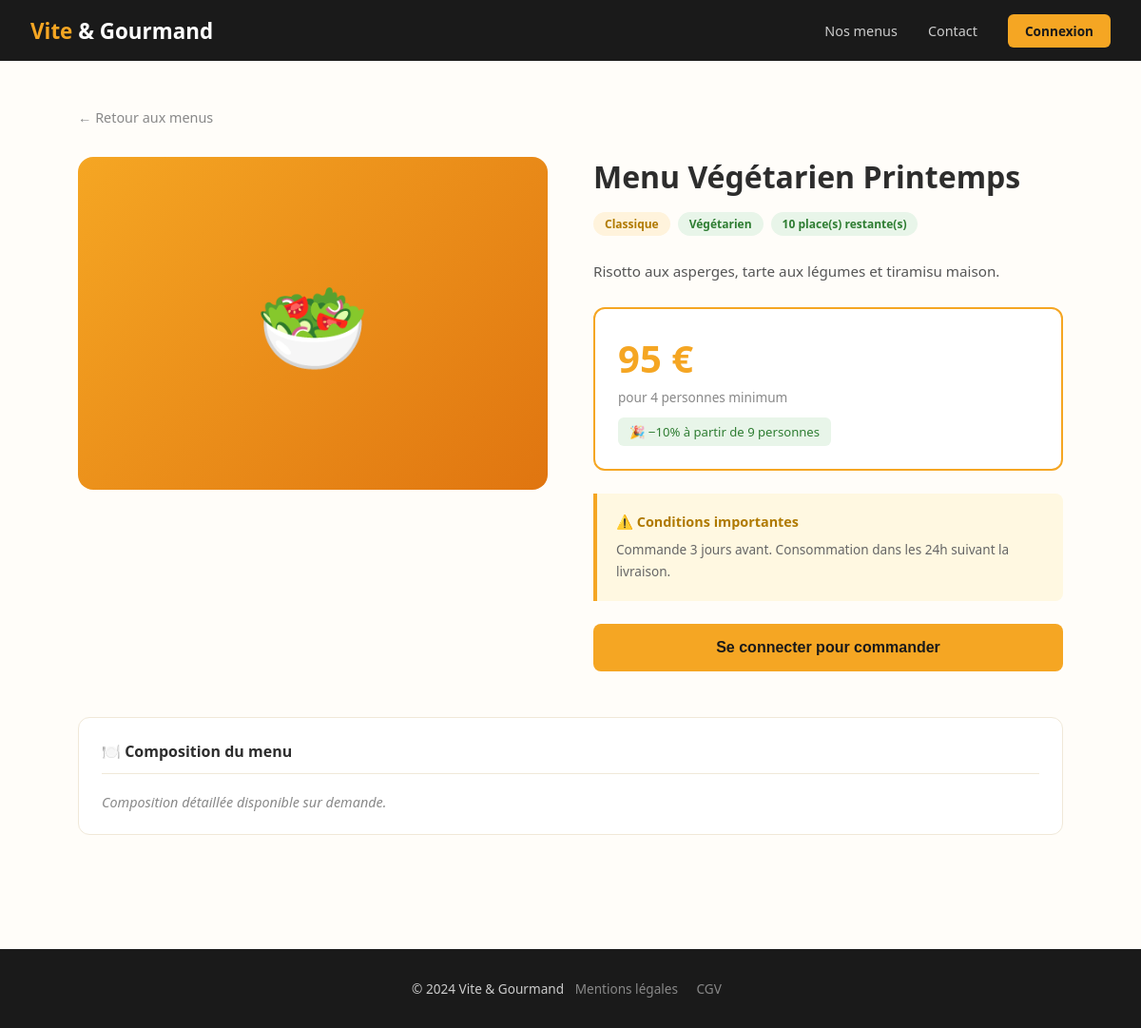
The page /detail-menu.php?id=4 on the database its author committed.
### tables this page shows
CREATE TABLE `menu` (
  `menu_id` int(11) NOT NULL,
  `titre` varchar(100) DEFAULT NULL,
  `description` text DEFAULT NULL,
  `prix` double DEFAULT NULL,
  `nb_personne_minimum` int(11) DEFAULT NULL,
  `quantite_restante` int(11) DEFAULT NULL,
  `theme_id` int(11) DEFAULT NULL,
  `regime_id` int(11) DEFAULT NULL,
  `conditions` text DEFAULT NULL
);

CREATE TABLE `theme` (
  `theme_id` int(11) NOT NULL,
  `libelle` varchar(50) DEFAULT NULL
);

CREATE TABLE `regime` (
  `regime_id` int(11) NOT NULL,
  `libelle` varchar(50) DEFAULT NULL
);

### detail-menu.php (the view, shortened to what this page needs)
<?php
require_once 'config.php';
$id = isset($_GET['id']) ? (int)$_GET['id'] : 1;
$stmt = $pdo->prepare("SELECT m.*, t.libelle as theme, r.libelle as regime
                        FROM menu m
                        JOIN theme t ON m.theme_id = t.theme_id
                        JOIN regime r ON m.regime_id = r.regime_id
                        WHERE m.menu_id = ?");
$stmt->execute([$id]);
$menu = $stmt->fetch();
$stmt2 = $pdo->prepare("SELECT p.*, GROUP_CONCAT(a.libelle SEPARATOR ', ') as allergenes
                         FROM plat p
                         LEFT JOIN plat_allergene pa ON p.plat_id = pa.plat_id
                         LEFT JOIN allergene a ON pa.allergene_id = a.allergene_id
                         WHERE p.plat_id IN (SELECT plat_id FROM menu_plat WHERE menu_id = ?)
                         GROUP BY p.plat_id");
$stmt2->execute([$id]);
$plats = $stmt2->fetchAll();
$emojis = [1=>'🎄',2=>'🐣',3=>'💍',4=>'🥗',5=>'🌱',6=>'🏢'];
$emoji = $emojis[$menu['menu_id']] ?? '🍽️';
?>
<!DOCTYPE html>
<html lang="fr">
<head>
</head>
<body>
<nav>
  <a href="index.html" class="logo">Vite <span>& Gourmand</span></a>
  <div class="nav-links">
    <a href="menus.php">Nos menus</a>
    <a href="contact.html">Contact</a>
    <?php if(isset($_SESSION['user_id'])): ?>
      <a href="logout.php" class="btn-login">Déconnexion</a>
    <?php else: ?>
      <a href="login.php" class="btn-login">Connexion</a>
    <?php endif; ?>
  </div>
</nav>
<div class="container">
  <a href="menus.php" class="back">← Retour aux menus</a>
  <div class="detail-grid">
    <div class="detail-img"><?= $emoji ?></div>
    <div class="detail-info">
      <h1><?= htmlspecialchars($menu['titre']) ?></h1>
      <div class="badges">
        <span class="badge badge-theme"><?= htmlspecialchars($menu['theme']) ?></span>
        <span class="badge badge-regime"><?= htmlspecialchars($menu['regime']) ?></span>
        <span class="badge badge-stock <?= $menu['quantite_restante']==0?'complet':'' ?>">
          <?= $menu['quantite_restante']>0 ? $menu['quantite_restante'].' place(s) restante(s)' : 'Complet' ?>
        </span>
      </div>
      <p class="desc"><?= htmlspecialchars($menu['description']) ?></p>
      <div class="price-box">
        <div class="price"><?= $menu['prix'] ?> €</div>
        <div class="price-detail">pour <?= $menu['nb_personne_minimum'] ?> personnes minimum</div>
        <div class="reduction">🎉 −10% à partir de <?= $menu['nb_personne_minimum']+5 ?> personnes</div>
      </div>
      <div class="conditions">
        <h4>⚠️ Conditions importantes</h4>
        <p><?= htmlspecialchars($menu['conditions']) ?></p>
      </div>
      <?php if($menu['quantite_restante'] > 0): ?>
        <?php if(isset($_SESSION['user_id'])): ?>
          <button class="btn-commander" onclick="window.location.href='commande.php?id=<?= $menu['menu_id'] ?>'">Commander ce menu</button>
        <?php else: ?>
          <button class="btn-commander" onclick="window.location.href='login.php?redirect=commande.php?id=<?= $menu['menu_id'] ?>'">Se connecter pour commander</button>
        <?php endif; ?>
      <?php else: ?>
        <button class="btn-commander disabled" disabled>Menu indisponible</button>
      <?php endif; ?>
    </div>
  </div>
  <div class="section-card">
    <h3>🍽️ Composition du menu</h3>
    <?php if(count($plats) > 0): ?>
      <?php foreach($plats as $plat): ?>
        <div class="plat-item">
          <div class="plat-type"><?= htmlspecialchars($plat['type_plat']) ?></div>
          <div class="plat-nom"><?= htmlspecialchars($plat['titre']) ?></div>
          <?php if($plat['allergenes']): ?>
            <span class="plat-allergenes">⚠️ Allergènes : <?= htmlspecialchars($plat['allergenes']) ?></span>
          <?php else: ?>
            <span class="plat-allergenes none">✓ Sans allergènes majeurs</span>
          <?php endif; ?>
        </div>
      <?php endforeach; ?>
    <?php else: ?>
      <p class="no-plats">Composition détaillée disponible sur demande.</p>
    <?php endif; ?>
  </div>
</div>
<footer>
  <span>© 2024 Vite & Gourmand</span>
  <a href="mentions-legales.html">Mentions légales</a>
  <a href="cgv.html">CGV</a>
</footer>
</body>
</html>

### detail-menu.php (style rules this page uses)
* { margin:0;padding:0;box-sizing:border-box }
body { font-family:'Segoe UI',sans-serif;color:#2d2d2d;background:#fffdf9 }
a { text-decoration:none;color:inherit }
nav { background:#1a1a1a;padding:0 2rem;display:flex;align-items:center;justify-content:space-between;height:64px;position:sticky;top:0;z-index:100 }
.logo { color:#f5a623;font-size:1.4rem;font-weight:700 }
.logo span { color:#fff }
.nav-links { display:flex;gap:2rem;align-items:center }
.nav-links a { color:#ccc;font-size:.9rem;transition:color .2s }
.btn-login { background:#f5a623;color:#1a1a1a!important;padding:8px 18px;border-radius:6px;font-weight:600;font-size:.85rem!important }
.container { max-width:1100px;margin:0 auto;padding:3rem 2rem }
.back { display:inline-flex;align-items:center;gap:.5rem;color:#888;font-size:.9rem;margin-bottom:2rem;transition:color .2s }
.detail-grid { display:grid;grid-template-columns:1fr 1fr;gap:3rem;margin-bottom:3rem }
.detail-img { background:linear-gradient(135deg,#f5a623,#e07510);border-radius:16px;height:350px;display:flex;align-items:center;justify-content:center;font-size:6rem }
.detail-info h1 { font-size:2rem;font-weight:800;margin-bottom:1rem;line-height:1.3 }
.badges { display:flex;gap:.5rem;flex-wrap:wrap;margin-bottom:1.5rem }
.badge { font-size:.75rem;padding:4px 12px;border-radius:99px;font-weight:600 }
.badge-theme { background:#fff3dc;color:#b07a00 }
.badge-regime { background:#e8f5e9;color:#2e7d32 }
.badge-stock { background:#e8f5e9;color:#2e7d32 }
.desc { color:#555;line-height:1.8;margin-bottom:1.5rem;font-size:.95rem }
.price-box { background:#fff;border:2px solid #f5a623;border-radius:12px;padding:1.5rem;margin-bottom:1.5rem }
.price-box .price { font-size:2.5rem;font-weight:800;color:#f5a623 }
.price-box .price-detail { font-size:.85rem;color:#888;margin-top:.25rem }
.price-box .reduction { font-size:.82rem;color:#2e7d32;background:#e8f5e9;padding:6px 12px;border-radius:6px;margin-top:.75rem;display:inline-block }
.conditions { background:#fff8e1;border-left:4px solid #f5a623;border-radius:0 8px 8px 0;padding:1.25rem;margin-bottom:1.5rem }
.conditions h4 { font-size:.9rem;font-weight:700;color:#b07a00;margin-bottom:.5rem }
.conditions p { font-size:.85rem;color:#666;line-height:1.7 }
.btn-commander { width:100%;padding:16px;background:#f5a623;color:#1a1a1a;border:none;border-radius:8px;font-size:1rem;font-weight:700;cursor:pointer;transition:background .2s }
.section-card { background:#fff;border:1px solid #f0e8d8;border-radius:12px;padding:1.5rem;margin-bottom:1.5rem }
.section-card h3 { font-size:1rem;font-weight:700;margin-bottom:1.25rem;padding-bottom:.75rem;border-bottom:1px solid #f0e8d8 }
.no-plats { color:#888;font-size:.9rem;font-style:italic }
footer { background:#1a1a1a;color:#ccc;padding:2rem;text-align:center;font-size:.85rem;margin-top:3rem }
footer a { color:#888;margin:0 .5rem }

### rows shown on the page
menu: menu_id "🥗", titre "Menu Végétarien Printemps", theme.libelle "Classique", regime.libelle "Végétarien", quantite_restante "10", description "Risotto aux asperges, tarte aux légumes et tiramisu maison.", prix "95", nb_personne_minimum "4", $menu['nb_personne_minimum']+5 "9", conditions "Commande 3 jours avant. Consommation dans les 24h suivant la livraison."
